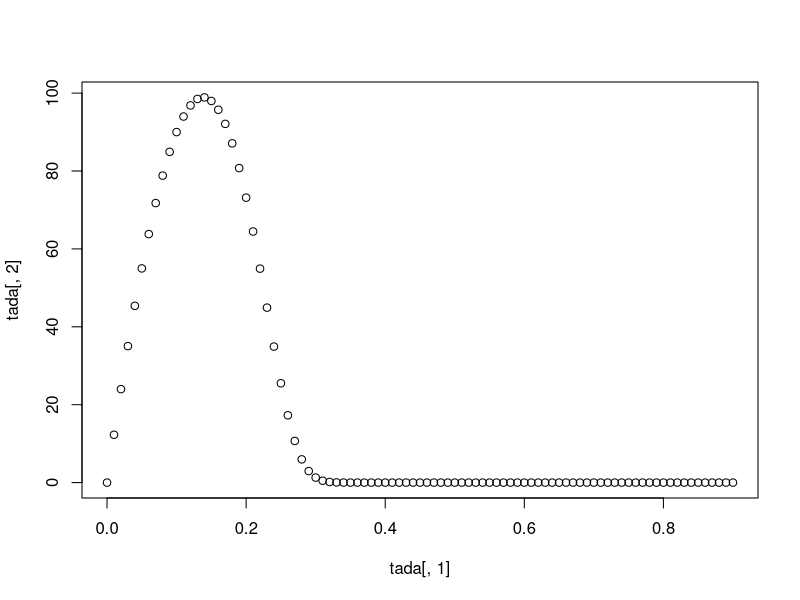

The R script that drew this image:

## maximum population growth rate
rmax<-0.3

## carrying capacity
K<-125
#population dynamics function
N.t<- 100
tada<-c()
for(H.rate in 0:90*0.01){
T.harvest<-0

for(i in 1:10){
N.t2<-N.t+rmax*N.t*(1-N.t/K)

harvest<- N.t2*H.rate  

N.t <- N.t2 - harvest
 
T.harvest<- T.harvest + harvest
}
tada<- rbind(tada,c(H.rate,T.harvest))
}

plot(tada[,2]~tada[,1])